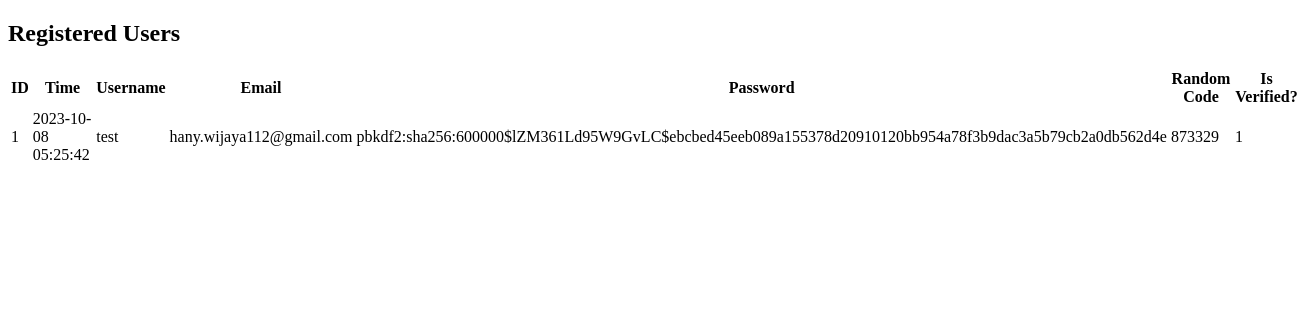
/users, run on an earlier commit of the app's database.
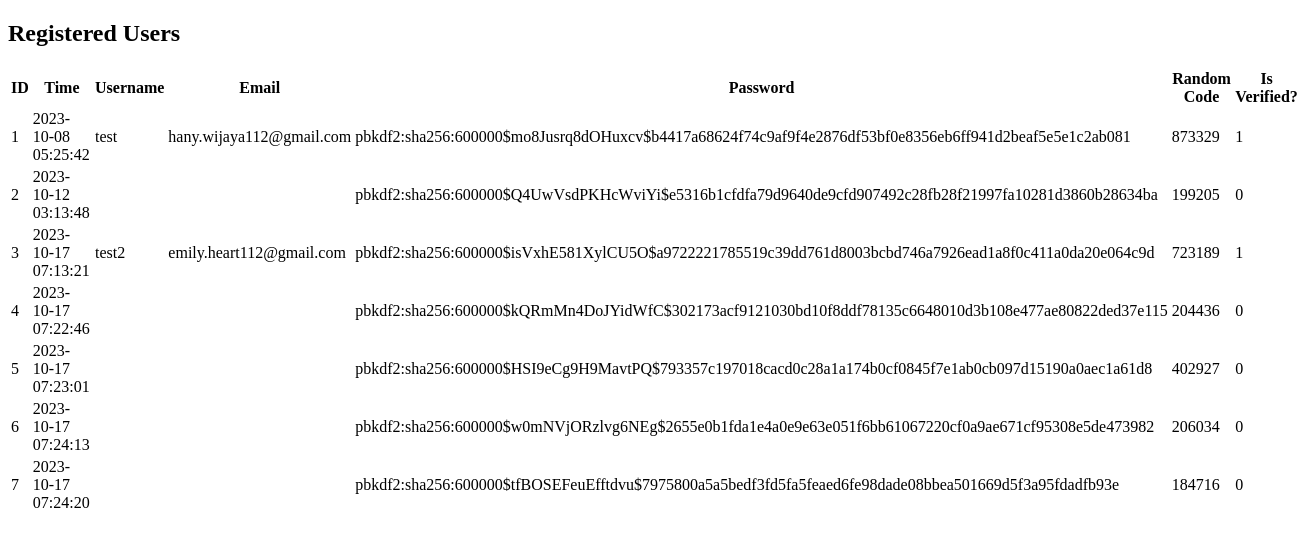
And on a later commit of the database.
### tables this page shows
CREATE TABLE user (
    id INTEGER PRIMARY KEY AUTOINCREMENT,
    created TIMESTAMP NOT NULL DEFAULT CURRENT_TIMESTAMP,
    username VARCHAR(50) NOT NULL,
    email VARCHAR(50) NOT NULL,
    pass VARCHAR(50) NOT NULL,
	randomcode VARCHAR(20) NOT NULL,
	DefiniteUser INTEGER
	
);

### Main.py (the view)
@app.route('/users')
def users():
    user = Users()
    data = user.getAll()
    return render_template('users.html', users=data)

### Models/Users.py (called while the page is built)
    def getAll(self):
        self.data = []
        data = self.conn.execute("SELECT * FROM user").fetchall()
        self.conn.close()
        return data

### templates/users.html (shortened to what this page needs)
<!DOCTYPE html>
<html>
<head>
</head>
<body>
    <h2>Registered Users</h2>
    <table>
        <thead>
            <tr>
                <th>ID</th>
                <th>Time</th>
                <th>Username</th>
                <th>Email</th>
                <th>Password</th>
                <th>Random Code</th>
                <th>Is Verified?</th>
            </tr>
        </thead>
        <tbody>
            {% for user in users %}
                <tr>
                    <td>{{ user[0] }}</td>
                    <td>{{ user[1] }}</td>
                    <td>{{ user[2] }}</td>
                    <td>{{ user[3] }}</td>
                    <td>{{ user[4] }}</td>
                    <td>{{ user[5] }}</td>
                    <td>{{ user[6] }}</td>
                </tr>
            {% endfor %}
        </tbody>
    </table>
</body>
</html>

What changed in the data, as far as the page shows it:
changed user "test": pass "pbkdf2:sha256:600000$lZM361Ld95W9GvLC$ebcbed45eeb089a155378d20910120bb954a78f3b9dac3a5b79cb2a0db562d4e" → "pbkdf2:sha256:600000$mo8Jusrq8dOHuxcv$b4417a68624f74c9af9f4e2876df53bf0e8356eb6ff941d2beaf5e5e1c2ab081"
added user: id "2", created "2023-10-12 03:13:48", pass "pbkdf2:sha256:600000$Q4UwVsdPKHcWviYi$e5316b1cfdfa79d9640de9cfd907492c28fb28f21997fa10281d3860b28634ba", randomcode "199205", DefiniteUser "0"
added user: id "3", created "2023-10-17 07:13:21", username "test2", email "emily.heart112@gmail.com", pass "pbkdf2:sha256:600000$isVxhE581XylCU5O$a9722221785519c39dd761d8003bcbd746a7926ead1a8f0c411a0da20e064c9d", randomcode "723189", DefiniteUser "1"
added user: id "4", created "2023-10-17 07:22:46", pass "pbkdf2:sha256:600000$kQRmMn4DoJYidWfC$302173acf9121030bd10f8ddf78135c6648010d3b108e477ae80822ded37e115", randomcode "204436", DefiniteUser "0"
added user: id "5", created "2023-10-17 07:23:01", pass "pbkdf2:sha256:600000$HSI9eCg9H9MavtPQ$793357c197018cacd0c28a1a174b0cf0845f7e1ab0cb097d15190a0aec1a61d8", randomcode "402927", DefiniteUser "0"
added user: id "6", created "2023-10-17 07:24:13", pass "pbkdf2:sha256:600000$w0mNVjORzlvg6NEg$2655e0b1fda1e4a0e9e63e051f6bb61067220cf0a9ae671cf95308e5de473982", randomcode "206034", DefiniteUser "0"
added user: id "7", created "2023-10-17 07:24:20", pass "pbkdf2:sha256:600000$tfBOSEFeuEfftdvu$7975800a5a5bedf3fd5fa5feaed6fe98dade08bbea501669d5f3a95fdadfb93e", randomcode "184716", DefiniteUser "0"
